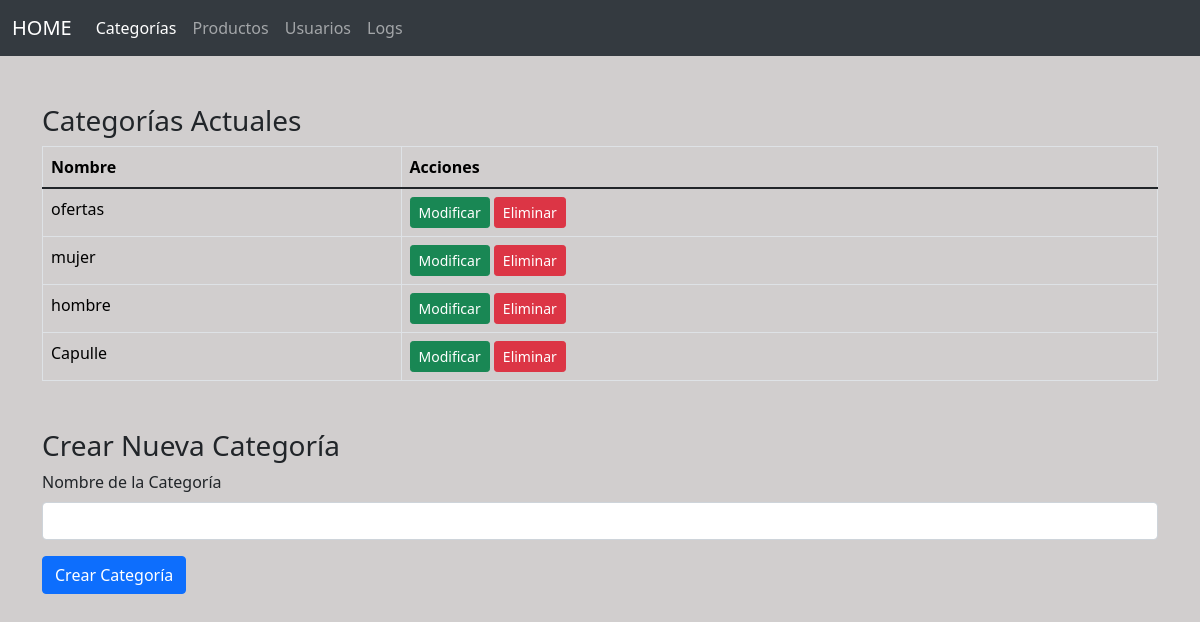
/admin/categorias.php (signed in), run on an earlier commit of the app's database.
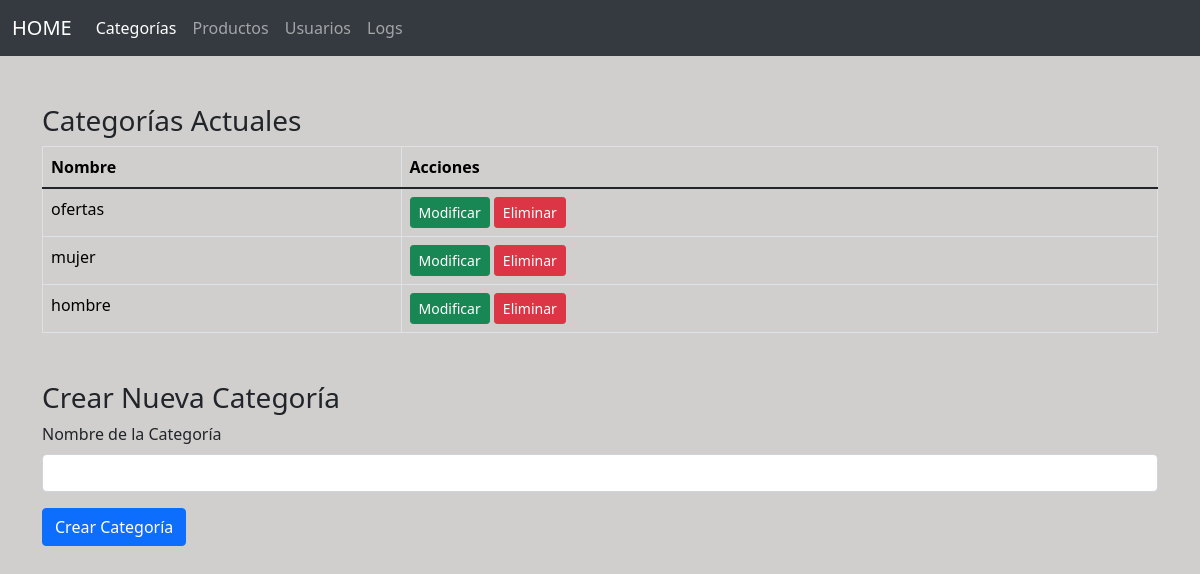
And on a later commit of the database.
### tables this page shows
CREATE TABLE IF NOT EXISTS `categorias` (
  `nombre` varchar(50) NOT NULL,
  PRIMARY KEY (`nombre`)
);

### admin/categorias.php (the view, shortened to what this page needs)
<?php
require_once '../bd_conexion.php';
?>
<!DOCTYPE html>
<html lang="es">
<head>
    <link href="https://cdn.jsdelivr.net/npm/bootstrap@5.1.3/dist/css/bootstrap.min.css" rel="stylesheet">
</head>
<body>
    <?php require_once 'nav.php' ?>
    <div class="container mt-5">
        <h3 class="mt-5">Categorías Actuales</h3>
        <table class="table table-bordered">
            <thead>
                <tr>
                    <th>Nombre</th>
                    <th>Acciones</th>
                </tr>
            </thead>
            <tbody>
                <?php
                $stmt = $conn->query("SELECT * FROM categorias ORDER BY nombre DESC");
                $categorias = $stmt->fetchAll(PDO::FETCH_ASSOC);
                foreach ($categorias as $categoria):
                    ?>
                    <tr>
                        <td><?= $categoria['nombre']; ?></td>
                        <td>
                            <a href="categorias.php?nombre=<?= $categoria['nombre']; ?>"
                                class="btn btn-success btn-sm">Modificar</a>
                            <a href="categorias.php?eliminar_nombre=<?= $categoria['nombre']; ?>" class="btn btn-danger btn-sm"
                                onclick="return confirm('¿Seguro que deseas eliminar esta categoría?');">Eliminar</a>
                        </td>
                    </tr>
                <?php endforeach; ?>
            </tbody>
        </table>
        <h3 class="mt-5">Crear Nueva Categoría</h3>
        <form action="" method="POST">
            <div class="mb-3">
                <label for="nombre" class="form-label">Nombre de la Categoría</label>
                <input type="text" class="form-control" id="nombre" name="nombre" required>
            </div>
            <button type="submit" class="btn btn-primary" name="crear_categoria">Crear Categoría</button>
        </form>
    </div>
</body>
</html>

What changed in the data, as far as the page shows it:
removed categorias: nombre "Capulle"
